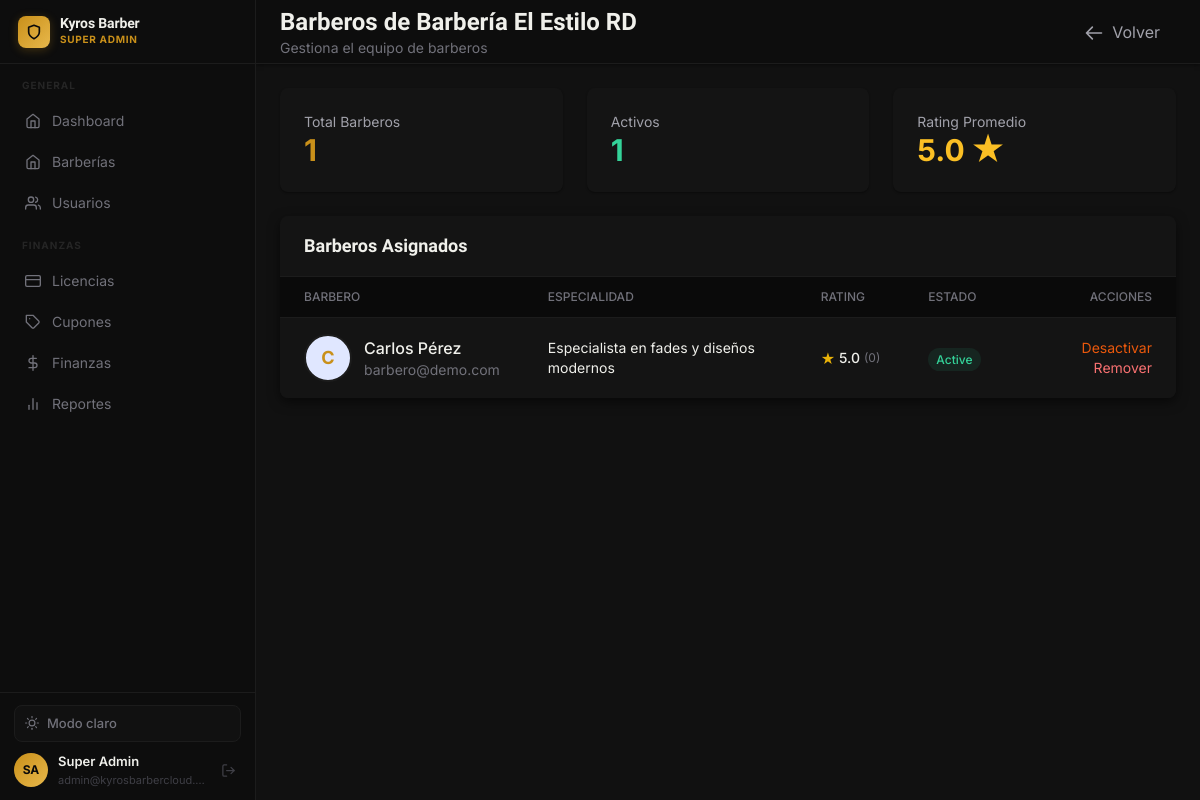
The page /admin/manage-barbers.php?id=1 (signed in) on the database as committed earlier.
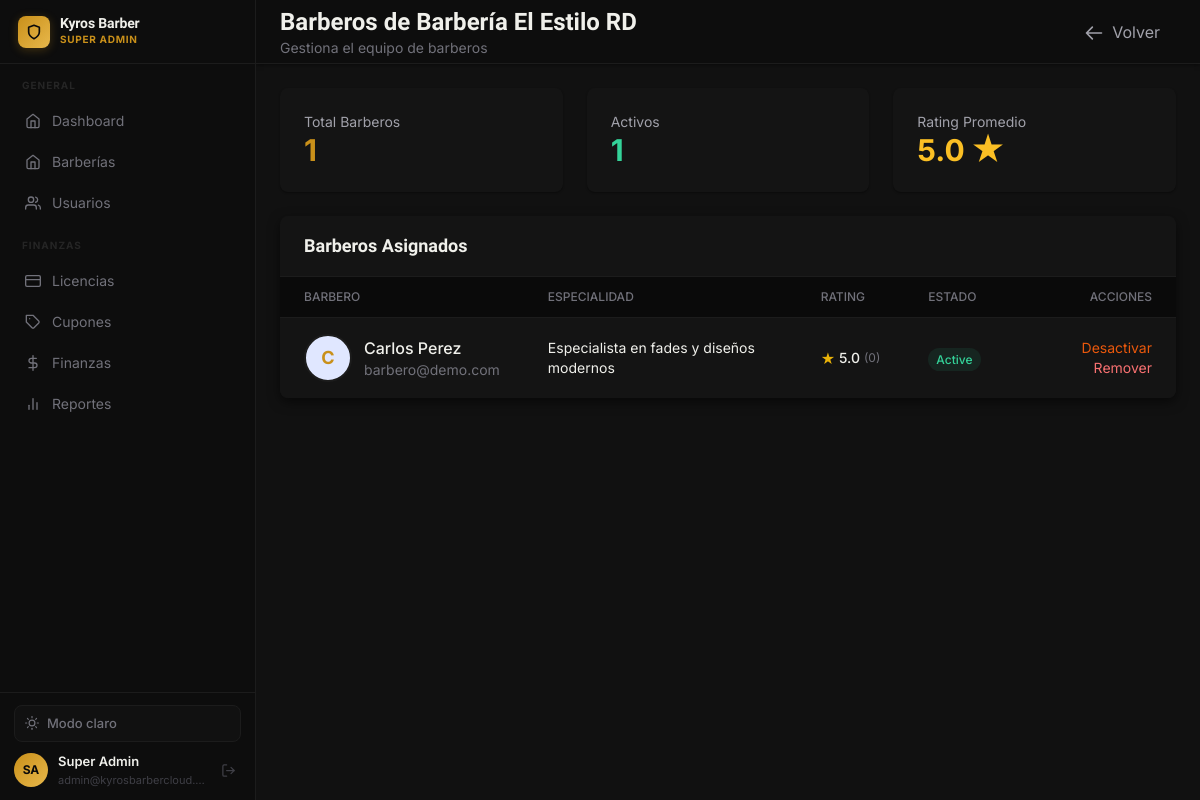
The same page on the database as committed later.
### tables this page shows
CREATE TABLE barbers (
    id INT AUTO_INCREMENT PRIMARY KEY,
    barbershop_id INT NOT NULL,
    user_id INT NOT NULL,
    slug VARCHAR(255) NOT NULL,
    specialty TEXT,
    bio TEXT,
    experience_years INT,
    photo VARCHAR(255),
    commission_rate DECIMAL(5, 2) DEFAULT 50.00,
    rating DECIMAL(3, 2) DEFAULT 5.00,
    total_reviews INT DEFAULT 0,
    is_featured BOOLEAN DEFAULT FALSE,
    status ENUM('active', 'inactive', 'vacation') DEFAULT 'active',
    created_at TIMESTAMP DEFAULT CURRENT_TIMESTAMP,
    updated_at TIMESTAMP DEFAULT CURRENT_TIMESTAMP ON UPDATE CURRENT_TIMESTAMP,
    FOREIGN KEY (barbershop_id) REFERENCES barbershops(id) ON DELETE CASCADE,
    FOREIGN KEY (user_id) REFERENCES users(id) ON DELETE CASCADE,
    UNIQUE KEY unique_barber_shop (barbershop_id, user_id),
    UNIQUE KEY unique_barber_slug (barbershop_id, slug),
    INDEX idx_status (status),
    INDEX idx_rating (rating)
);

CREATE TABLE users (
    id INT AUTO_INCREMENT PRIMARY KEY,
    email VARCHAR(255) UNIQUE NOT NULL,
    password VARCHAR(255) NOT NULL,
    full_name VARCHAR(255) NOT NULL,
    phone VARCHAR(20),
    role ENUM('superadmin', 'owner', 'barber', 'client') NOT NULL,
    status ENUM('active', 'inactive', 'suspended') DEFAULT 'active',
    avatar VARCHAR(255),
    created_at TIMESTAMP DEFAULT CURRENT_TIMESTAMP,
    updated_at TIMESTAMP DEFAULT CURRENT_TIMESTAMP ON UPDATE CURRENT_TIMESTAMP,
    last_login TIMESTAMP NULL,
    INDEX idx_email (email),
    INDEX idx_role (role),
    INDEX idx_status (status)
);

### core/Database.php (called while the page is built, shortened)
<?php
class Database {
    private static $instance = null;
    private $connection;
    private function __construct() {
        try {
            $dsn = "mysql:host=" . DB_HOST . ";dbname=" . DB_NAME . ";charset=" . DB_CHARSET;
            $options = [
                PDO::ATTR_ERRMODE => PDO::ERRMODE_EXCEPTION,
                PDO::ATTR_DEFAULT_FETCH_MODE => PDO::FETCH_ASSOC,
                PDO::ATTR_EMULATE_PREPARES => false,
            ];
            $this->connection = new PDO($dsn, DB_USER, DB_PASS, $options);
        } catch (PDOException $e) {
            if (ENVIRONMENT === 'development') {
                die("Error de conexión: " . $e->getMessage());
            } else {
                die("Error de conexión a la base de datos");
            }
        }
    }
    public static function getInstance() {
        if (self::$instance === null) {
            self::$instance = new self();
        }
        return self::$instance;
    }
    public function query($sql, $params = []) {
        try {
            $stmt = $this->connection->prepare($sql);
            $stmt->execute($params);
            return $stmt;
        } catch (PDOException $e) {
            error_log("Database Query Error: " . $e->getMessage());
            throw $e;
        }
    }
    public function fetch($sql, $params = []) {
        return $this->query($sql, $params)->fetch();
    }
    public function fetchAll($sql, $params = []) {
        return $this->query($sql, $params)->fetchAll();
    }
}

### admin/manage-barbers.php (the view, shortened to what the changed rows need)
<?php
require_once BASE_PATH . '/core/Database.php';
$db = Database::getInstance();
$shopId = $_GET['id'] ?? null;
$shop = $db->fetch("SELECT id, business_name FROM barbershops WHERE id = ?", [$shopId]);
$barbers = $db->fetchAll("
    SELECT b.*, u.full_name, u.email, u.phone
    FROM barbers b
    INNER JOIN users u ON b.user_id = u.id
    WHERE b.barbershop_id = ?
    ORDER BY b.created_at DESC
", [$shopId]);
include BASE_PATH . '/includes/header.php';
?>
<div class="min-h-screen bg-gray-100" x-data="{ sidebarOpen: false, showModal: false }">
    <div class="lg:pl-64">
        <div class="sticky top-0 z-40 flex h-16 bg-white border-b border-gray-200 shadow-sm">
            <div class="flex items-center justify-between flex-1 px-4 sm:px-6">
                <div>
                    <h1 class="text-2xl font-bold text-gray-900">Barberos de <?php echo htmlspecialchars($shop['business_name']); ?></h1>
                </div>
            </div>
        </div>
        <main class="p-6">
            <div class="grid grid-cols-1 md:grid-cols-3 gap-6 mb-6">
                <div class="bg-white rounded-lg shadow p-6">
                    <p class="text-sm text-gray-600">Activos</p>
                    <p class="text-3xl font-bold text-green-600">
                        <?php echo count(array_filter($barbers, fn($b) => $b['status'] === 'active')); ?>
                    </p>
                </div>
            </div>
            <div class="bg-white rounded-lg shadow-md overflow-hidden">
                <div class="px-6 py-4 border-b border-gray-200">
                    <h2 class="text-lg font-semibold text-gray-900">Barberos Asignados</h2>
                </div>
                <?php if (!empty($barbers)): ?>
                <div class="overflow-x-auto">
                    <table class="min-w-full divide-y divide-gray-200">
                        <thead class="bg-gray-50">
                            <tr>
                                <th class="px-6 py-3 text-left text-xs font-medium text-gray-500 uppercase">Barbero</th>
                                <th class="px-6 py-3 text-left text-xs font-medium text-gray-500 uppercase">Especialidad</th>
                                <th class="px-6 py-3 text-left text-xs font-medium text-gray-500 uppercase">Rating</th>
                                <th class="px-6 py-3 text-left text-xs font-medium text-gray-500 uppercase">Estado</th>
                                <th class="px-6 py-3 text-right text-xs font-medium text-gray-500 uppercase">Acciones</th>
                            </tr>
                        </thead>
                        <tbody class="bg-white divide-y divide-gray-200">
                            <?php foreach ($barbers as $barber): ?>
                            <tr class="hover:bg-gray-50">
                                <td class="px-6 py-4">
                                    <div class="flex items-center">
                                        <?php if ($barber['photo']): ?>
                                        <img src="<?php echo imageUrl($barber['photo']); ?>"
                                             alt="<?php echo htmlspecialchars($barber['full_name']); ?>"
                                             class="w-12 h-12 rounded-full object-cover mr-3 border-2 border-gray-200">
                                        <?php else: ?>
                                        <div class="w-12 h-12 rounded-full bg-indigo-100 flex items-center justify-center mr-3 border-2 border-gray-200">
                                            <span class="text-indigo-600 font-bold text-lg">
                                                <?php echo strtoupper(substr($barber['full_name'], 0, 1)); ?>
                                            </span>
                                        </div>
                                        <?php endif; ?>
                                        <div>
                                            <p class="font-medium text-gray-900"><?php echo htmlspecialchars($barber['full_name']); ?></p>
                                            <p class="text-sm text-gray-500"><?php echo htmlspecialchars($barber['email']); ?></p>
                                        </div>
                                    </div>
                                </td>
                                <td class="px-6 py-4 text-sm text-gray-900">
                                    <?php echo $barber['specialty'] ? htmlspecialchars($barber['specialty']) : '-'; ?>
                                </td>
                                <td class="px-6 py-4">
                                    <div class="flex items-center">
                                        <span class="text-yellow-500 mr-1">★</span>
                                        <span class="text-sm font-medium"><?php echo number_format($barber['rating'], 1); ?></span>
                                        <span class="text-xs text-gray-500 ml-1">(<?php echo $barber['total_reviews']; ?>)</span>
                                    </div>
                                </td>
                                <td class="px-6 py-4">
                                    <span class="px-2 py-1 text-xs font-medium rounded-full <?php echo $barber['status'] === 'active' ? 'bg-green-100 text-green-800' : 'bg-gray-100 text-gray-800'; ?>">
                                        <?php echo ucfirst($barber['status']); ?>
                                    </span>
                                </td>
                                <td class="px-6 py-4 text-right text-sm space-x-2">
                                    <a href="?id=<?php echo $shopId; ?>&toggle=<?php echo $barber['id']; ?>"
                                       class="text-orange-600 hover:text-orange-900">
                                        <?php echo $barber['status'] === 'active' ? 'Desactivar' : 'Activar'; ?>
                                    </a>
                                    <a href="?id=<?php echo $shopId; ?>&remove=<?php echo $barber['id']; ?>"
                                       onclick="return confirm('¿Remover barbero de esta barbería?')"
                                       class="text-red-600 hover:text-red-900">
                                        Remover
                                    </a>
                                </td>
                            </tr>
                            <?php endforeach; ?>
                        </tbody>
                    </table>
                </div>
                <?php endif; ?>
            </div>
        </main>
    </div>
</div>
<?php include BASE_PATH . '/includes/footer.php'; ?>

Rows that differ between the two databases and show on the page:
changed through a linked row, barbers "Especialista en fades y diseños modernos": user.full_name "Carlos Pérez" → "Carlos Perez"
